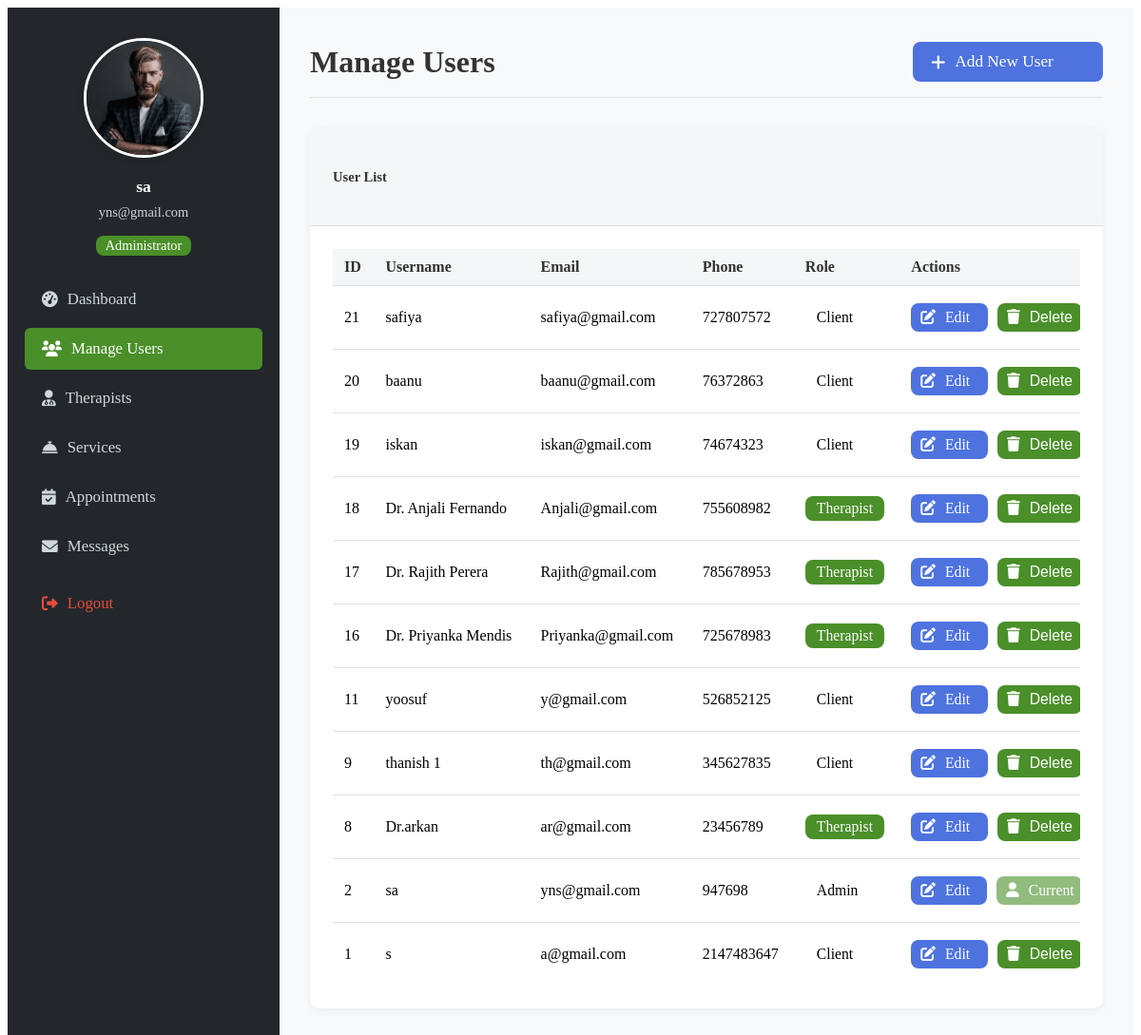
Screenshot of /admin/users.php (signed in) with the database file from the repository.
### tables this page shows
CREATE TABLE `users` (
  `user_id` int(11) NOT NULL,
  `username` varchar(50) NOT NULL,
  `pwd` varchar(225) NOT NULL,
  `phone` int(20) NOT NULL,
  `email` varchar(100) NOT NULL,
  `role` enum('client','therapist','admin') NOT NULL
);

### admin/users.php (the view, shortened to what this page needs)
<?php
include('../dbconnect.php');
$users = [];
$sql = "SELECT user_id, username, email, phone, role FROM users ORDER BY user_id DESC";
$result = $conn->query($sql);
while ($row = $result->fetch_assoc()) {
    $users[] = $row;
}
$unread_count = 0;
$sql = "SELECT COUNT(*) as count FROM contact_messages WHERE is_read = FALSE";
$result = $conn->query($sql);
if ($result) {
    $unread_count = $result->fetch_assoc()['count'];
}
?>
<!DOCTYPE html>
<html lang="en">
<head>
    <link rel="stylesheet" href="admin_dashboard_custom.css">
    <link rel="stylesheet" href="https://cdnjs.cloudflare.com/ajax/libs/font-awesome/6.0.0/css/all.min.css">
</head>
<body>
    <div class="admin-flex">
        <div class="admin-sidebar">
            <div class="text-center mb-4">
                <div class="mb-3">
                    <img src="../image/c2.jpg" alt="Admin Profile" class="admin-profile-pic">
                </div>
                <h5><?php echo htmlspecialchars($_SESSION['username']); ?></h5>
                <small><?php echo htmlspecialchars($_SESSION['email']); ?></small>
                <div class="mt-2 admin-badge">Administrator</div>
            </div>
            <ul class="admin-nav">
                <li><a class="admin-nav-link" href="dashboard.php"><i class="fas fa-tachometer-alt"></i>Dashboard</a></li>
                <li><a class="admin-nav-link active" href="users.php"><i class="fas fa-users"></i>Manage Users</a></li>
                <li><a class="admin-nav-link" href="therapists.php"><i class="fas fa-user-md"></i>Therapists</a></li>
                <li><a class="admin-nav-link" href="services.php"><i class="fas fa-concierge-bell"></i>Services</a></li>
                <li><a class="admin-nav-link" href="appointments.php"><i class="fas fa-calendar-check"></i>Appointments</a></li>
                <li><a class="admin-nav-link" href="messages.php"><i class="fas fa-envelope"></i>Messages<?php if ($unread_count > 0): ?><span class="sidebar-badge"><?php echo $unread_count; ?></span><?php endif; ?></a></li>
                <li class="spacing-top"><a class="admin-nav-link text-danger" href="../logout.php"><i class="fas fa-sign-out-alt"></i>Logout</a></li>
            </ul>
        </div>
        <div class="admin-main">
            <div class="admin-header">
                <h1>Manage Users</h1>
                <a href="add_user.php" class="admin-btn admin-btn-primary" style="max-width:200px;">
                    <i class="fas fa-plus"></i> Add New User
                </a>
            </div>
            <div class="admin-card">
                <div class="admin-card-header">
                    <h5>User List</h5>
                </div>
                <div class="admin-card-body">
                    <div class="table-responsive">
                        <table class="table table-hover">
                            <thead>
                                <tr>
                                    <th>ID</th>
                                    <th>Username</th>
                                    <th>Email</th>
                                    <th>Phone</th>
                                    <th>Role</th>
                                    <th>Actions</th>
                                </tr>
                            </thead>
                            <tbody>
                                <?php foreach ($users as $user): ?>
                                <tr>
                                    <td><?php echo htmlspecialchars($user['user_id']); ?></td>
                                    <td><?php echo htmlspecialchars($user['username']); ?></td>
                                    <td><?php echo htmlspecialchars($user['email']); ?></td>
                                    <td><?php echo htmlspecialchars($user['phone']); ?></td>
                                    <td>
                                        <?php if ($user['role'] === 'admin'): ?>
                                            <span class="badge bg-primary">Admin</span>
                                        <?php elseif ($user['role'] === 'therapist'): ?>
                                            <span class="badge bg-success">Therapist</span>
                                        <?php else: ?>
                                            <span class="badge bg-warning">Client</span>
                                        <?php endif; ?>
                                    </td>
                                    <td>
                                        <div class="admin-btn-group" style="flex-direction: row; gap: 10px;">
                                            <a href="edit_user.php?id=<?= $user['user_id'] ?>" class="admin-btn admin-btn-primary" style="max-width:90px;padding:6px 10px;font-size:0.98rem;">
                                                <i class="fas fa-edit"></i> Edit
                                            </a>
                                            <?php if ($user['user_id'] != $_SESSION['user_id']): ?>
                                            <form method="post" style="display:inline;">
                                                <button type="submit" name="delete_user" class="admin-btn admin-btn-danger" style="max-width:90px;padding:6px 10px;font-size:0.98rem;"
                                                        onclick="return confirm('Are you sure you want to delete this user? This will also delete all their messages, appointments, and related data.')">
                                                    <i class="fas fa-trash"></i> Delete
                                                </button>
                                            </form>
                                            <?php else: ?>
                                            <span class="admin-btn admin-btn-secondary" style="max-width:90px;padding:6px 10px;font-size:0.98rem;opacity:0.6;cursor:not-allowed;">
                                                <i class="fas fa-user"></i> Current
                                            </span>
                                            <?php endif; ?>
                                        </div>
                                    </td>
                                </tr>
                                <?php endforeach; ?>
                            </tbody>
                        </table>
                    </div>
                </div>
            </div>
        </div>
    </div>
</body>
</html>

### admin/admin_dashboard_custom.css (style rules this page uses)
.admin-flex { display: flex; min-height: 100vh; background: #f8f9fa; }
.admin-sidebar { width: 250px; background: #23272b; color: #fff; padding: 32px 18px 18px 18px; box-shadow: 2px 0 8px rgba(0,0,0,0.04); display: flex; flex-direction: column; min-height: 100vh; }
.admin-sidebar .text-center { text-align: center; }
.admin-sidebar .mb-4 { margin-bottom: 1.5rem; }
.admin-sidebar .mb-3 { margin-bottom: 1rem; }
.admin-sidebar .mt-2 { margin-top: 0.5rem; }
.admin-sidebar .spacing-top { margin-top: 1rem; }
.admin-sidebar h5 { margin: 0 0 0.5rem 0; font-size: 1.1rem; font-weight: 600; }
.admin-sidebar small { display: block; margin-bottom: 0.5rem; font-size: 0.9rem; opacity: 0.8; }
.admin-badge { display: inline-block; padding: 2px 10px; border-radius: 8px; font-size: 0.9rem; font-weight: 500; background: #4a8f29; color: #fff; }
.admin-profile-pic { width: 120px; height: 120px; border-radius: 50%; object-fit: cover; border: 3px solid #fff; box-shadow: 0 2px 8px rgba(0,0,0,0.1); }
.admin-nav { list-style: none; padding: 0; margin: 0; }
.admin-nav-link { display: flex; align-items: center; color: #cfd8dc; text-decoration: none; padding: 12px 18px; border-radius: 6px; margin-bottom: 8px; font-size: 1.05rem; transition: background 0.2s, color 0.2s; }
.admin-nav-link.active, .admin-nav-link:hover { background: #4a8f29; color: #fff; }
.admin-nav-link i { margin-right: 10px; }
.admin-nav-link.text-danger { color: #e74c3c; }
.admin-main { flex: 1; padding: 36px 32px 32px 32px; background: #f8f9fa; min-width: 0; margin-bottom: 32px; }
.admin-header { display: flex; justify-content: space-between; align-items: center; margin-bottom: 32px; border-bottom: 1px solid #e0e0e0; padding-bottom: 16px; }
.admin-header h1 { font-size: 2rem; color: #333; margin: 0; }
.admin-card { background: #fff; border-radius: 10px; box-shadow: 0 2px 8px rgba(0,0,0,0.06); margin-bottom: 0; overflow: hidden; flex: 1 1 900px; min-width: 900px; max-width: 1100px; display: flex; flex-direction: column; }
.admin-card-header { background: #f4f6f8; padding: 18px 24px; border-bottom: 1px solid #e0e0e0; font-size: 1.1rem; font-weight: 600; color: #333; }
.admin-card-body { padding: 24px; flex: 1; overflow-x: auto; }
.admin-btn-group { display: flex; flex-direction: column; gap: 16px; width: 100%; padding: 8px 0; }
.admin-btn { display: flex; align-items: center; justify-content: flex-start; background: #4a8f29; color: #fff; padding: 0.7rem 1.2rem; border: none; border-radius: 8px; cursor: pointer; text-decoration: none; font-size: 1.08rem; transition: background 0.3s; width: 100%; font-weight: 500; gap: 10px; margin: 0; box-sizing: border-box; }
.admin-btn:last-child { margin-bottom: 0; }
.admin-btn-primary { background: #4e73df; }
.badge { display: inline-block; padding: 4px 12px; border-radius: 8px; font-size: 0.98rem; font-weight: 500; margin-left: 0; }
.bg-success { background: #4a8f29 !important; color: #fff !important; }
@media (max-width: 1200px) { .admin-card { min-width: 0; max-width: 100%; } }
.table-responsive { width: 100%; overflow-x: auto; }
.table { min-width: 800px; width: 100%; border-collapse: collapse; background: #fff; font-size: 1rem; }
.table th, .table td { padding: 10px 12px; border-bottom: 1px solid #e0e0e0; text-align: left; }
.table th { background: #f4f6f8; font-weight: 600; color: #333; }
.table tr:last-child td { border-bottom: none; }

### rows the page displays
users: user_id "21", username "safiya", email "safiya@gmail.com", phone "727807572", role "Client"
users: user_id "20", username "baanu", email "baanu@gmail.com", phone "76372863", role "Client"
users: user_id "19", username "iskan", email "iskan@gmail.com", phone "74674323", role "Client"
users: user_id "18", username "Dr. Anjali Fernando", email "Anjali@gmail.com", phone "755608982", role "Therapist"
users: user_id "17", username "Dr. Rajith Perera", email "Rajith@gmail.com", phone "785678953", role "Therapist"
users: user_id "16", username "Dr. Priyanka Mendis", email "Priyanka@gmail.com", phone "725678983", role "Therapist"
users: user_id "11", username "yoosuf", email "y@gmail.com", phone "526852125", role "Client"
users: user_id "9", username "thanish 1", email "th@gmail.com", phone "345627835", role "Client"
users: user_id "8", username "Dr.arkan", email "ar@gmail.com", phone "23456789", role "Therapist"
users: user_id "2", username "sa", email "yns@gmail.com", phone "947698", role "Admin", shows "Current"
users: user_id "1", username "s", email "a@gmail.com", phone "2147483647", role "Client"

### other values shown
$_SESSION['username'] "sa"
$_SESSION['email'] "yns@gmail.com"
